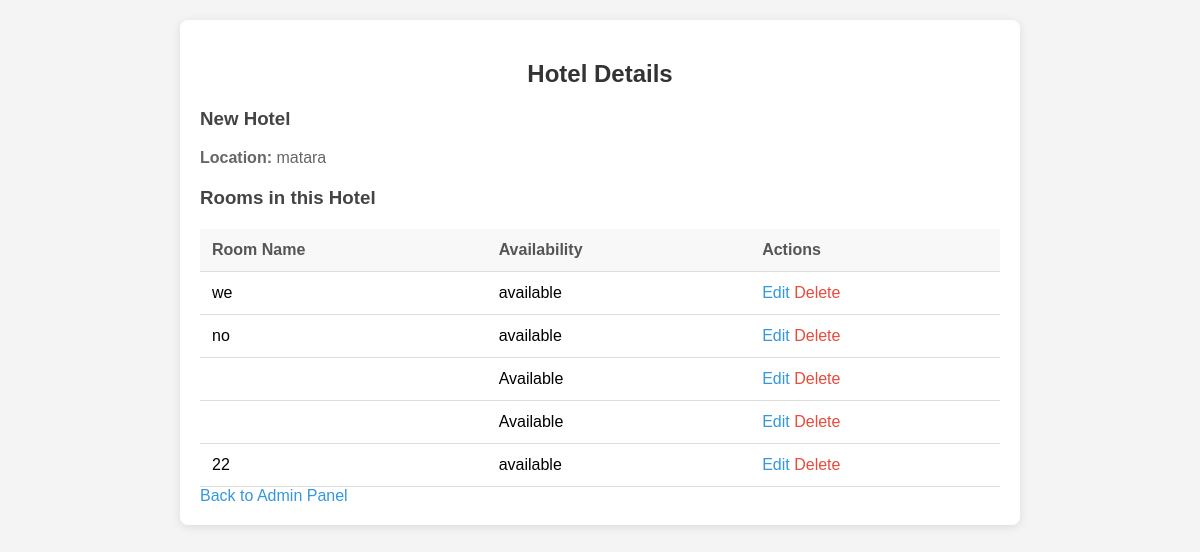
The page /admin_hotel_details.php?id=31 (signed in) on the database its author committed.
### tables this page shows
CREATE TABLE `hotels` (
  `hotel_id` int(11) NOT NULL,
  `hotel_name` varchar(100) NOT NULL,
  `total_rooms` int(11) NOT NULL,
  `user_id` int(11) DEFAULT NULL,
  `description` varchar(20) NOT NULL,
  `location` varchar(255) DEFAULT NULL,
  `city_id` int(255) NOT NULL
);

CREATE TABLE `rooms` (
  `room_id` int(11) NOT NULL,
  `hotel_id` int(11) DEFAULT NULL,
  `room_name` varchar(255) NOT NULL,
  `room_number` int(255) NOT NULL,
  `price_per_night` decimal(10,2) NOT NULL,
  `max_adults` int(11) NOT NULL,
  `max_children` int(11) NOT NULL,
  `availability` varchar(255) NOT NULL,
  `hotel_name` varchar(255) DEFAULT NULL,
  `facilities` varchar(255) NOT NULL
);

### admin_hotel_details.php (the view, shortened to what this page needs)
<?php
include('config.php');
if (isset($_GET['id'])) {
    $hotel_id = $_GET['id'];
    $hotel_stmt = $conn->prepare("SELECT * FROM hotels WHERE hotel_id = ?");
    $hotel_stmt->bind_param("i", $hotel_id);
    $hotel_stmt->execute();
    $hotel = $hotel_stmt->get_result()->fetch_assoc();
    $rooms_stmt = $conn->prepare("SELECT * FROM rooms WHERE hotel_id = ?");
    $rooms_stmt->bind_param("i", $hotel_id);
    $rooms_stmt->execute();
    $rooms = $rooms_stmt->get_result();
} else {
    header("Location: admin_panel.php");
    exit();
}
?>
<!DOCTYPE html>
<html lang="en">
<head>
    <link rel="stylesheet" href="admin_hotel_details.css">
</head>
<body>
    <div class="admin-container">
        <h2>Hotel Details</h2>
        <h3><?php echo htmlspecialchars($hotel['hotel_name']); ?></h3>
        <p><strong>Location:</strong> <?php echo htmlspecialchars($hotel['location']); ?></p>
        <h3>Rooms in this Hotel</h3>
        <table>
            <tr>
                <th>Room Name</th>
                <th>Availability</th>
                <th>Actions</th>
            </tr>
            <?php while ($room = $rooms->fetch_assoc()): ?>
            <tr>
                <td><?php echo htmlspecialchars($room['room_name']); ?></td>
                <td><?php echo htmlspecialchars($room['availability']); ?></td>
                <td>
                    <a href="admin_edit_room.php?id=<?php echo $room['room_id']; ?>">Edit</a>
                    <a href="admin_delete_room.php?id=<?php echo $room['room_id']; ?>" onclick="return confirm('Are you sure you want to delete this room?');">Delete</a>
                </td>
            </tr>
            <?php endwhile; ?>
        </table>
        <a href="admin_panel.php">Back to Admin Panel</a>
    </div>
</body>
</html>

### admin_hotel_details.css (style rules this page uses)
body { margin: 0; padding: 0; font-family: Arial, sans-serif; background-color: #f4f4f4; }
.admin-container { max-width: 800px; margin: 20px auto; padding: 20px; background-color: white; border-radius: 8px; box-shadow: 0 2px 10px rgba(0, 0, 0, 0.1); }
h2 { text-align: center; color: #333; }
h3 { color: #444; margin-top: 20px; }
p { font-size: 16px; color: #666; }
table { width: 100%; border-collapse: collapse; margin-top: 20px; }
th, td { padding: 12px; text-align: left; border-bottom: 1px solid #ddd; }
th { background-color: #f8f8f8; color: #555; }
a { color: #3498db; text-decoration: none; }
a[href*='delete'] { color: #e74c3c; }

### rows shown on the page
hotels: hotel_name "New Hotel", location "matara"
rooms: room_name "we", availability "available"
rooms: room_name "no", availability "available"
rooms: availability "Available"
rooms: availability "Available"
rooms: room_name "22", availability "available"
